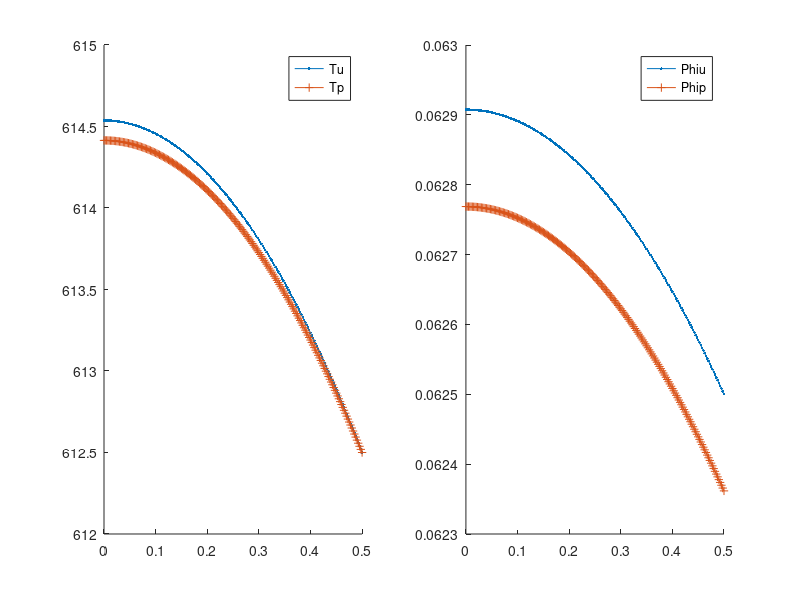

This figure's MATLAB source:
function hc_ss_x_CG_nonlinear
% Solves the heat conduction equation in 1-D x-geometry using CFEM
% without T gap.
% problem definition
% -d/dx (k(T) dT/dx) = q  with k(T)=a/(b+T)+c
% dTdx|_0=0 and -k.dTdx|_L=h(T(L)-T_inf)

% clear the console screen
clc; close all;

% load the data and numerical parameters
pert.a    = 1e-1 *0.1;
pert.b    = 1e-1 *0;
pert.c    = 0;
pert.q    = 1e-1 *0;
pert.bc_L = 1e-1 *0;
pert.bc_R = 1e-1 *0;
[dat,npar] = load_simulation_data(pert);
% Define how we determine K(t) perturbed
npar.exactK=false;

% solve unperturbed forward problem
npar.adjoint=false;
npar.pert_status = 'unperturbed';
npar.do_analytical=false;
[Tu,Au,qu,Tdiru,diru_rhs]=solve_system(npar,dat,1);

% solve unperturbed adjoint problem
npar.adjoint=true; 
npar.pert_status = 'unperturbed';
[phiu,Aau,ru,r_functional_u]=solve_system(npar,dat,Tu,Tu);

% calculation of the QoI using inner products
J_for_unpert = Tu'*ru   + dot(r_functional_u,Tdiru);
J_adj_unpert = phiu'*qu + dot(r_functional_u,Tdiru);

%%%%%%%%%%%% perturbations

% solve perturbed forward problem
npar.adjoint=false;
npar.pert_status = 'perturbed';
[Tp,Ap,qp,Tdirp,dirp_rhs]=solve_system(npar,dat,Tu);

% solve perturbed adjoint problem
npar.adjoint=true; 
npar.pert_status = 'perturbed';
[phip,Aap,rp,r_functional_p]=solve_system(npar,dat,Tu,Tu);

% perturbed QoI computed suing forward solution
J_for_pert = Tp'*rp  + dot(r_functional_p,Tdirp);
J_adj_pert = phip'*qp + dot(r_functional_p,Tdirp);

%%%%%%%%%%%% Output

fprintf('\n\n');
fprintf('QoI unperturbed: Forward \n------------------------\n');
fprintf('\tinner: %g\n',J_for_unpert);
fprintf('\t%s\t %g \n','Tu''*r',Tu'*ru);
fprintf('\t%s %g \n\n','dot(r_functional_u,Tdiru)',dot(r_functional_u,Tdiru));

fprintf('QoI unperturbed: Adjoint \n-----------------------\n');
fprintf('\tinner: %g\n',J_adj_unpert);
fprintf('\t%s\t %g \n','phi''*qu',phiu'*qu);
fprintf('\t%s %g \n\n','dot(r_functional_u,Tdiru)',dot(r_functional_u,Tdiru));

% plot solution
figure(1);
subplot(1,2,1); hold all; plot(npar.xf,Tu,'.-'); legend('Tu');
subplot(1,2,2); hold all; plot(npar.xf,phiu,'.-');legend('Phiu');

fprintf('QoI perturbed: Forward \n----------------------\n');
fprintf('\tinner: %g\n',J_for_pert);
fprintf('\t%s\t %g \n','Tp''*r',Tp'*rp);
fprintf('\t%s %g \n\n','dot(r_functional_u,Tdirp)',dot(r_functional_u,Tdirp));

fprintf('QoI perturbed: Adjoint \n-----------------------\n');
fprintf('\tinner: %g\n',J_adj_pert);
fprintf('\t%s\t %g \n','phi''*qu',phip'*qp);
fprintf('\t%s %g \n\n','dot(r_functional_u,Tdiru)',dot(r_functional_p,Tdirp));

% plot solution
figure(1);
subplot(1,2,1); hold all; plot(npar.xf,Tp,'+-'); legend('Tu','Tp');
subplot(1,2,2); hold all; plot(npar.xf,phip,'+-');legend('Phiu','Phip');

%%%%%%%%%%%% Sensitivity

% dJ forward
dT = Tp-Tu;
dq = (qp+dirp_rhs)-(qu+diru_rhs); % this is how the bc mods to the rhs get eliminated. need to check. especially for dirichlet !!!
%dA = Ap-Au; %caveat: application of bc disappear when doing this !!!!
dJ_for = dT'*ru       +dot(r_functional_u,Tdirp-Tdiru);

% dJ adjoint
% assembly system to compute sitffness matrix with conductivity=dkdp
npar.adjoint=false; 
npar.pert_status = 'delta_p';
[dAdp,~]=assemble_system(npar,dat,Tu);
dJ_adj = phip'*(dq - dAdp*Tu)     +dot(r_functional_p,Tdirp-Tdiru);

fprintf('\n');
fprintf('SENSITIVITY: Forward\n----------------\n');
fprintf('\tForward: inner: %g\n',dJ_for);
fprintf('\tdT*ru: %g\n',dT'*ru);
fprintf('\t%s %g \n\n','dot(r_functional_u,Tdirp-Tdiru)',dot(r_functional_u,Tdirp-Tdiru));

fprintf('SENSITIVITY: Adjoint\n----------------\n');
fprintf('\tForward: inner: %g\n',dJ_adj);
fprintf('\tphip*dq: %g\n',phip'*dq);
fprintf('\tphip*-dAdp*Tu: %g\n',phip'* -dAdp*Tu);
fprintf('\t%s %g \n\n','dot(r_functional_u,Tdirp-Tdiru)',dot(r_functional_u,Tdirp-Tdiru));

if pert.a~=0
    fprintf('------Sensitivity a------\n')
    fprintf('pert.a \t%14.8g \n',pert.a);
    fprintf('dJ forward \t%14.8g \t%14.8g\n',(J_for_pert-J_for_unpert)/pert.a,dJ_for/pert.a);
    fprintf('dJ adjoint \t%14.8g \n',dJ_adj/pert.a);
end
if pert.b~=0
    fprintf('------Sensitivity b------\n')
    fprintf('pert.b \t%14.8g \n',pert.b);
    fprintf('dJ forward \t%14.8g \t%14.8g\n',(J_for_pert-J_for_unpert)/pert.b,dJ_for/pert.b);
    fprintf('dJ adjoint \t%14.8g \n',dJ_adj/pert.b);
end
if pert.c~=0
    fprintf('------Sensitivity c------\n')
    fprintf('pert.c \t%14.8g \n',pert.c);
    fprintf('dJ forward \t%14.8g \t%14.8g\n',(J_for_pert-J_for_unpert)/pert.c,dJ_for/pert.c);
    fprintf('dJ adjoint \t%14.8g \n',dJ_adj/pert.c);
end
if pert.q~=0
    fprintf('------Sensitivity q------\n')
    fprintf('pert.q \t%14.8g \n',pert.q);
    fprintf('dJ forward \t%14.8g \t%14.8g\n',(J_for_pert-J_for_unpert)/pert.q,dJ_for/pert.q);
    fprintf('dJ adjoint \t%14.8g \n',dJ_adj/pert.q);
end
if pert.bc_L~=0
    fprintf('-----Sensitivity bcL-----\n')
    fprintf('pert.bc_L \t%14.8g \n',pert.bc_L);
    fprintf('dJ forward \t%14.8g \t%14.8g\n',(J_for_pert-J_for_unpert)/pert.bc_L,dJ_for/pert.bc_L);
    fprintf('dJ adjoint \t%14.8g \n',dJ_adj/pert.bc_L);
end
if pert.bc_R~=0
    fprintf('-----Sensitivity bcR-----\n')
    fprintf('pert.bc_R \t%14.8g \n',pert.bc_R);
    fprintf('dJ forward \t%14.8g \t%14.8g\n',(J_for_pert-J_for_unpert)/pert.bc_R,dJ_for/pert.bc_R);
    fprintf('dJ adjoint \t%14.8g \n',dJ_adj/pert.bc_R);
end

return

end

%%%%%%%%%%%%%%%%%%%%%%%%%%%%%%%%%%%%%

function [T,A,q,out,dir_rhs]=solve_system(npar,dat,T_init,T_for)

%check
if nargin==4 && npar.adjoint==false
    error('Only adjoint calculations require 4 input arguments in solve_system');
end
% initial guess
if nargin==2
    T=100*ones(npar.ndofs,1);
else
    if length(T_init)==1
        T=T_init*ones(npar.ndofs,1);
    else
        T=T_init;
    end
end

% nonlinear solve
for iter=1:npar.max_nl_iter
    % assemble system
    if npar.adjoint
        T_for_assembly=T_for;
    else
        T_for_assembly=T;
    end
    [A,q,out,dir_rhs]=assemble_system(npar,dat,T_for_assembly);
    % save old values
    T_old=T;
    % solve linear system
    T=A\q;
    % relax new solution value, w=1: pick 100% of the new solution
    if npar.adjoint==false
        w=0.2;
        T=(1-w)*T_old+w*T;
    end        
    % compute error
    err=norm(T_old-T);
    % check convergence
    fprintf('Picard=%g, error=%d \n',iter,err);
    if err<npar.nl_tol
        fprintf('Converged\n\n');
        break; % done
    else
        if iter==npar.max_nl_iter
            warning('Exiting Picard without converging to tolerance.  err=%d, tol=%d',err,npar.nl_tol);
        end
    end
end

% plot numerical solution and analytical one
% analytical solution
if npar.do_analytical
    a=dat.conductivity_constants.a;
    b=dat.conductivity_constants.b;
    L=sum(dat.width);
    T_inf=dat.bc_for.rite.C;
    h=dat.hcv;
    q=dat.src_strength;
    T_L=q*L/h+T_inf;
    % expression
    fh_T = @(x) -b+(b+T_L)*exp(q/2/a*(L^2-x.^2));
    figure(1);
    x=linspace(0,L,10000);
    plot(x,fh_T(x),'.-',npar.xf,T,'r+-'); axis tight; title('Temperature');legend(['analytical';'numerical ']);
end


return
end

%%%%%%%%%%%%%%%%%%%%%%%%%%%%%%%%%%%%%

function [A,rhs,out,dir_rhs]=assemble_system(npar,dat,T)

% assemble the matrix, the rhs, apply BC
% shortcuts
porder= npar.porder;
gn    = npar.gn;
nel   = npar.nel;
% ideally, we would analyze the connectivity to determine nnz
nnz=(porder+3)*nel; %this is an upperbound, not exact
% n: linear system size
n=nel*porder+1;
% allocate memory
A=spalloc(n,n,nnz);
rhs=zeros(n,1);
dir_rhs=zeros(n,1);

% compute local matrices
% load Gauss Legendre quadrature (GLQ is exact on polynomials of degree up to 2n-1,
% while using only integrand evaluations (n-point quadrature).
% estimate the max poly order (it comes from the mass matrix  when coef. are
% piecewise constant and the material mesh matches the computational mesh
poly_max=2*porder;
[xq,wq] = GLNodeWt(porder+1);
% initialize local matrices/vectors
m=zeros(porder+1,porder+1);
k=m;
f=zeros(porder+1,1);
% store shapeset
[b,dbdx] =feshpln(xq,porder);

% definition of the weak form:
% int_domain (grad u D grad b) - int_bd_domain (b D grad u n) ...
%      = int_domain (b rhs)

% switch between forward and adjoint calculations
if npar.adjoint
    src = dat.asrc;
    bc  = dat.bc_adj;
    kond = dat.k;
    if npar.exactK
        switch npar.pert_status
            case 'perturbed'
                kond=dat.kExact;
        end
    end
else
    bc  = dat.bc_for;
    % what kind of material properties to use
    switch npar.pert_status
        case 'unperturbed'
            kond = dat.k;
            src = dat.fsrc;
        case 'perturbed'
            for i=1:length(dat.k)
                if npar.exactK
                    kond{i} = @(T) dat.kExact{i}(T);
                else
                    kond{i} = @(T) dat.k{i}(T)    + dat.dka{i}(T)+ dat.dkb{i}(T)+ dat.dkc{i}(T);
                end
                src{i}  = @(x) dat.fsrc{i}(x) + dat.dfsrc{i}(x);
            end
            bc.left.C = bc.left.C + bc.left.dC;
            bc.rite.C = bc.rite.C + bc.rite.dC;
        case 'delta_p'
            for i=1:length(dat.k)
                kond{i} = @(T) dat.dka{i}(T)+ dat.dkb{i}(T)+ dat.dkc{i}(T);
            end
            src = dat.dfsrc;
            bc.left.type =  0; % Neumann
            bc.rite.type =  0;
            bc.left.C =  0;
            bc.rite.C =  0;
    end
end

% loop over elements
for iel=1:npar.nel
    % element extremities
    x0=npar.x(iel);
    x1=npar.x(iel+1);
    % jacobian of the transformation to the ref. element
    Jac=(x1-x0)/2;
    % get x values in the interval
    x=(x1+x0)/2+xq*(x1-x0)/2;
    % get the mat zone ID
    my_zone=npar.iel2zon(iel);
    % evaluate external source at qp
    q=src{my_zone}(x);
    % evaluate previous temperature at qp
    % T(gn(iel,:)) = a vector of FEM coef. of length p+1
    % b: array of basis function values. size nq times (p+1)
    % so T_qp = vector of length nq
    T_qp = b(:,:) * T(gn(iel,:));
    % evaluate
    d=kond{my_zone}(T_qp);
    % compute local matrices + load vector
    for i=1:porder+1
        for j=1:porder+1
            switch npar.pert_status
                case 'delta_p'
                k(i,j) = dot(d.*wq.*dbdx(:,i) , dbdx(:,j)) /Jac;
                case {'unperturbed','perturbed'}
                k(i,j) = dot(d.*wq.*dbdx(:,i) , dbdx(:,j)) /Jac;
            end
        end
        f(i) = dot(q.*wq, b(:,i));
    end
    if npar.adjoint && strcmp(npar.pert_status,'perturbed')
        dTdx = dbdx(:,:) * T(gn(iel,:)); % figure this term out
        dkdT=dat.dkdT{my_zone}(T_qp);
        for i=1:porder+1
            for j=1:porder+1
                k(i,j) = k(i,j) + dot(dkdT.*dTdx.*wq.*b(:,i) , dbdx(:,j))/Jac;
                %dot(dkdT.*dTdx.*wq.*b(:,i) , dbdx(:,j))/Jac
            end
        end
    end
    % assemble
    A(gn(iel,:),gn(iel,:)) = A(gn(iel,:),gn(iel,:)) + k;
    rhs(gn(iel,:)) = rhs(gn(iel,:)) + f*Jac;
end

q_wo_bc=rhs;

% apply natural BC
Dirichlet_nodes=[];
Dirichlet_val=[];
r_functional=[];
switch bc.left.type
    case 0 % Neumann, int_bd_domain (b D grad u n) is on the RHS
        rhs(1)=rhs(1)+bc.left.C;
    case 1 % Robin
        A(1,1)=A(1,1)+dat.hcv;
        rhs(1)=rhs(1)+dat.hcv*bc.left.C;
    case 2 % Dirichlet
        Dirichlet_nodes=[Dirichlet_nodes 1];
        Dirichlet_val=[Dirichlet_val bc.left.C];
        r_functional=[r_functional rhs(1)];
end
switch bc.rite.type
    case 0 % Neumann, int_bd_domain (b D grad u n) is on the RHS
        rhs(n)=rhs(n)+bc.rite.C;
    case 1 % Robin
        A(n,n)=A(n,n)+dat.hcv;
        rhs(n)=rhs(n)+dat.hcv*bc.rite.C;
    case 2 % Dirichlet
        Dirichlet_nodes=[Dirichlet_nodes n];
        Dirichlet_val=[Dirichlet_val bc.rite.C];
        r_functional=[r_functional rhs(n)];
end
% apply Dirichlet BC
for i=1:length(Dirichlet_nodes);% loop on the number of constraints
    id=Dirichlet_nodes(i);      % extract the dof of a constraint
    bcval=Dirichlet_val(i);
    dir_rhs=dir_rhs+bcval*A(:,id);
    dir_rhs(id)=-bcval+rhs(id);
    rhs=rhs-bcval*A(:,id);  % modify the rhs using constrained value
    A(id,:)=0; % set all the id-th row to zero
    A(:,id)=0; % set all the id-th column to zero (symmetrize A)
    A(id,id)=1;            % set the id-th diagonal to unity
    rhs(id)=bcval;         % put the constrained value in the rhs
end

if npar.adjoint
    out=r_functional;
else
    out=Dirichlet_val;
end

return
end
%%%%%%%%%%%%%%%%%%%%%%%%%%%%%%%%%%%%%

function [shapefun,dhdx]=feshpln (xv,p)
% computes the finite element basis functions and their first derivatives
% for any order p
% here, we use Lagrangian FE functions

xd=linspace(-1,1,p+1);

shapefun=zeros(length(xv),p+1);
dhdx    =zeros(length(xv),p+1);

% shape function
for i=1:p+1
    num=1.;
    den=1.;
    for j=1:p+1
        if(j~=i)
            num=num.*(xv-xd(j));
            den=den.*(xd(i)-xd(j));
        end
    end
    shapefun(:,i)=num./den;
end

% derivative of the shape function
for i=1:p+1
    sum=0.;
    den=1.;
    for j=1:p+1
        if(j~=i)
            num=1;
            for k=1:p+1
                if((k~=i)&&(k~=j))
                    num=num.*(xv-xd(k));
                end
            end
            sum=sum+num;
            den=den.*(xd(i)-xd(j));
        end
    end
    dhdx(:,i)=sum./den;
end

return
end
%%%%%%%%%%%%%%%%%%%%%%%%%%%%%%%%%%%%%%

function [x,w] = GLNodeWt(n)
% GLNodeWt  Nodes and weights for Gauss-Legendre quadrature of arbitrary order
%           obtained by solving an eigenvalue problem
%
% Synopsis:  [x,w] = GLNodeWt(n)
%
% Input:     n = order of quadrature rule
%
% Output:    x = vector of nodes
%            w = vector of weights

%  Algorithm based on ideas from Golub and Welsch, and Gautschi.  For a
%  condensed presentation see H.R. Schwarz, Numerical Analysis: A
%  Comprehensive Introduction, 1989, Wiley.  Original MATLAB
%  implementation by H.W. Wilson and L.H. Turcotte, Advanced Mathematics
%  and Mechanics Applications Using MATLAB, 2nd ed., 1998, CRC Press

beta   = (1:n-1)./sqrt(4*(1:n-1).^2 - 1);
J      = diag(beta,-1) + diag(beta,1);    % eig(J) needs J in full storage
[V,D]  = eig(J);
[x,ix] = sort(diag(D));  %  nodes are eigenvalues, which are on diagonal of D
w      = 2*V(1,ix)'.^2;  %  V(1,ix)' is column vector of first row of sorted V

return
end
%%%%%%%%%%%%%%%%%%%%%%%%%%%%%%%%%%%%%

function [dat,npar]=load_simulation_data(pert)

% data 
T_inf=300; h=16; L=0.5;

a=2150; b=200;c=1.05*0; d=1;
a=1;

cond = @(T) a./(d*T+b)+c;
cond = @(T) T.^a;
condExact = @(T) T.^((1+pert.a)*a); 

dat.conductivity_constants.a=a;
dat.conductivity_constants.b=b;
% dat.conductivity_constants.c=c;

q=10000;  sq = @(x) q*(1+0*x);
dat.src_strength=q;

res_funct = @(x) 1/L*(1+0*x);

% load the data structure with info pertaining to the physical problem
dat.k{1}=cond; % W/m-K
dat.kExact{1}=condExact;
% forward calculation source
dat.fsrc{1}=sq; 
% adjoint calculation source
dat.asrc{1}=res_funct; 
% create perturbations. at the input level, pert must contain fractional
% changes. pert.a=-0.1 means that the value of a will be modified by -10%
% k = a/(b+T) + c;
% dk/da = 1/(b+T);
% dk/db = -a/(b+T)^2;
% dk/dc = 1;
%THESE NEED TO BE CHANGED FOR OTHER K(T)
for i=1:length(dat.k)
    %dat.dka{i}   = @(T) 1./(d*T+b)*pert.a*a;
    %dat.dkb{i}   = @(T) -a./((d*T+b).^2)*pert.b*b;
    %dat.dkc{i}   = @(T) pert.c*c*(1+0*T);
    %dat.dkdT{i}  = @(T) -a./((d*T+b).^2)*d;
    dat.dfsrc{i} = @(x) q*pert.q*(1+0*x);
    %values for analytical compare
    dat.dka{i}   = @(T) log(T).*(T.^a)*pert.a*a;
    dat.dkb{i}   = @(T) 0*T;
    dat.dkc{i}   = @(T) 0*T;
    dat.dkdT{i}   = @(T) a*T.^(a-1);
end

% dimensions
dat.hcv = h; 
dat.width = L; 
% mesh resolution per region
nel_zone = [ 100 ];

% bc types
bc.left.type=0; %0=neumann, 1=robin, 2=dirichlet
bc.rite.type=1;
% forward bc values
bc.left.C=0; % (that data is C in: kdu/dn=C // u+k/hcv*du/dn =C // u=C)
bc.rite.C=T_inf;
dat.bc_for=bc; 
% create perturbations
dat.bc_for.left.dC = pert.bc_L*dat.bc_for.left.C;
dat.bc_for.rite.dC = pert.bc_R*dat.bc_for.rite.C;
% adjoint bc values
bc.left.C=0;
bc.rite.C=0;
dat.bc_adj=bc;
clear bc;

% load the numerical parameters, npar, structure pertaining to numerics
% number of elements
if length(dat.width)~=length(nel_zone)
    error('not the same number of zones in dat.width and nel_zone');
end
if length(dat.k)~=length(nel_zone)
    error('not the same number of zones in dat.k and nel_zone');
end
if length(dat.fsrc)~=length(nel_zone)
    error('not the same number of zones in dat.fsrc and nel_zone');
end
if length(dat.asrc)~=length(nel_zone)
    error('not the same number of zones in dat.asrc and nel_zone');
end
npar.nel = sum(nel_zone);

% domain
tmp_width = [ 0 dat.width];
x=[];
iel2zon=[];
for i_zone=1:length(nel_zone)
    x_zone = linspace(tmp_width(i_zone),tmp_width(i_zone+1),nel_zone(i_zone)+1);
    if isempty(x)
        x = x_zone;
        iel2zon=i_zone*ones(nel_zone(i_zone),1);
    else
        x = [x x_zone(2:end)];
        iel2zon =[ iel2zon; i_zone*ones(nel_zone(i_zone),1)];
    end
end
npar.x=x;
npar.iel2zon=iel2zon;

% polynomial degree
npar.porder=2;
% nbr of dofs per variable
npar.ndofs = npar.porder*npar.nel+1;

% connectivity
gn=zeros(npar.nel,npar.porder+1);
gn(1,:)=linspace(1,npar.porder+1,npar.porder+1);
for iel=2:npar.nel
    gn(iel,:)=[gn(iel-1,end) , gn(iel-1,2:end)+npar.porder ];
end
npar.gn=gn; clear gn;

% create x values for plotting FEM solution
npar.xf=zeros(npar.nel*npar.porder+1,1);
for iel=1:npar.nel
    ibeg = (iel-1)*npar.porder+1;
    iend = (iel  )*npar.porder+1;
    npar.xf(ibeg:iend)=linspace(npar.x(iel),npar.x(iel+1),npar.porder+1) ;
end

npar.max_nl_iter=300;
npar.nl_tol=1e-6;

return
end
